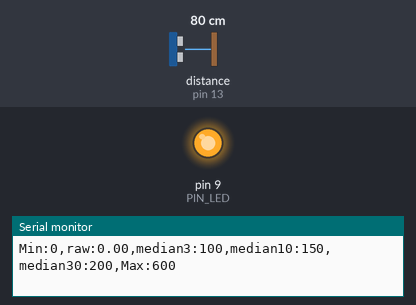
A sketch run on a simulated Arduino Uno, built with avr-gcc and run on an emulated ATmega328P. On the bench: output pins drawn as LEDs (lit = HIGH), the last lines printed to the serial monitor. Wiring (inferred from the names in the program): ultrasonic range finder: trigger pin 12; echo pin 13. The inputs (shaded band) are chosen by the test bench; at power-on: distance to the obstacle (sensor on pin 13) 80 cm. The echo pulse lasts 58.3 µs per cm; pins used as bus, display or sensor lines are not drawn.

Above: at 1.2 s.
1.3 s: distance to the obstacle (sensor on pin 13) set to 18 cm
At 2.5 s:
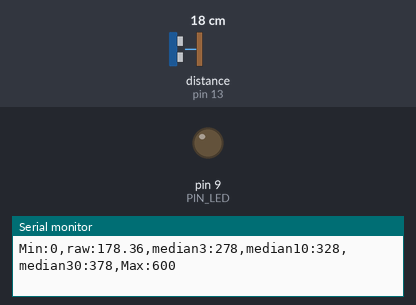
2.8 s: distance to the obstacle (sensor on pin 13) set to 2 cm
At 3.8 s:
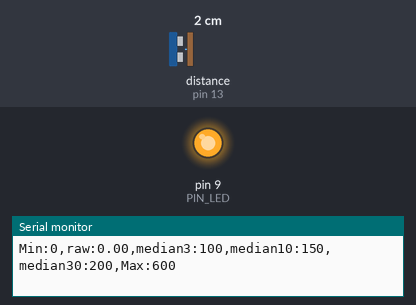
Timing chart, 0 to 5.8 s (numbered marks = the images above; inputs shaded):
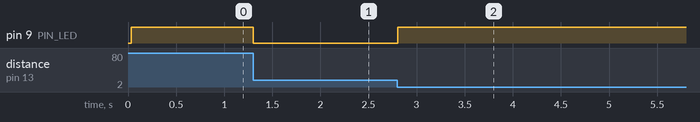

Measured:
- after the input at 1.3 s, pin 9 (PIN_LED): HIGH → LOW at once
- after the input at 2.8 s, pin 9 (PIN_LED): LOW → HIGH at once

The sketch:

09_example_1.ino
```cpp
// Arduino pin assignment
#define PIN_LED 9
#define PIN_TRIG 12
#define PIN_ECHO 13

// configurable parameters
#define SND_VEL 346.0 // sound velocity at 24 celsius degree (unit: m/s)
#define INTERVAL 25 // sampling interval (unit: ms)
#define _DIST_MIN 100 // minimum distance to be measured (unit: mm)
#define _DIST_MAX 300 // maximum distance to be measured (unit: mm)
#define _DIST_ALPHA 0.5 // EMA weight of new sample (range: 0 to 1). Setting this value to 1 effectively disables EMA filter.
#define M 3
#define N_MAX 30
int n_list[M]={3,10,30};

// global variables
float timeout; // unit: us
float dist_min, dist_max, dist_raw,first,memo[M]; // unit: mm
unsigned long last_sampling_time; // unit: ms
float scale; // used for pulse duration to distance conversion
float dist_list[N_MAX];
float sorted_dist[M][N_MAX];
int m,n,n_max,i;
float median;

void setup() {
// initialize GPIO pins
  pinMode(PIN_LED,OUTPUT);
  pinMode(PIN_TRIG,OUTPUT);
  digitalWrite(PIN_TRIG, LOW);
  pinMode(PIN_ECHO,INPUT);

// initialize USS related variables
  dist_min = _DIST_MIN;
  dist_max = _DIST_MAX;
  timeout = (INTERVAL / 2) * 1000.0; // precalculate pulseIn() timeout value. (unit: us)
  dist_raw = 0.0; // raw distance output from USS (unit: mm)
  scale = 0.001 * 0.5 * SND_VEL;
// initialize serial port
  Serial.begin(57600);

  m=M;
  n_max=N_MAX;
// initialize last sampling time
  last_sampling_time = 0;
  first = USS_measure(PIN_TRIG,PIN_ECHO);
  for (i=0; i<n-1; i++) {
    dist_list[i]= first;
  }
  for(int j=0;i<m;j++){
    n=n_list[j];
    for (i=0; i<n-1; i++) {
      sorted_dist[j][i]= first;
    }
  }
}

void loop() {
// wait until next sampling time.
// millis() returns the number of milliseconds since the program started. Will overflow after 50 days.
  if(millis() < last_sampling_time + INTERVAL) return;

  // get a distance reading from the USS
  dist_raw = USS_measure(PIN_TRIG,PIN_ECHO);
  dist_list[n_max-1]=dist_raw;

  // output the read value to the serial port
  Serial.print("Min:0,");
  Serial.print("raw:");
  Serial.print(dist_raw);
  Serial.print(",");


  for(int j=0;j<m;j++){
    n=n_list[j];
  for(i=0;i<n-1;i++){
    if(memo[j]==sorted_dist[j][i]){
      break;
    }
  }
  for(;i<n-1;i++){
    sorted_dist[j][i]=sorted_dist[j][i+1];
  }

  for(i=n-1;i>0;i--){
    if(sorted_dist[j][i-1]<=dist_raw){
      break;
    }
    sorted_dist[j][i]=sorted_dist[j][i-1];
  }
  sorted_dist[j][i]=dist_raw;

  if (n%2==0) {
    median = (sorted_dist[j][n/2-1] + sorted_dist[j][n/2])/2;
  }
  else {
    median = sorted_dist[j][n/2];
  }
  memo[j]=dist_list[n_max-n];


  Serial.print("median");
  Serial.print(n);
  Serial.print(":");
  Serial.print(map(median,0,400,100+50*j,500+50*j));
  Serial.print(",");
  }

  for (i=0; i<n-1; i++) {
    dist_list[i]=dist_list[i+1];
  }
  Serial.println("Max:600");

// turn on the LED if the distance is between dist_min and dist_max
  if(dist_raw < dist_min || dist_raw > dist_max) {
    analogWrite(PIN_LED, 255);
  }
  else {
    analogWrite(PIN_LED, 0);
  }

// update last sampling time
  last_sampling_time += INTERVAL;
}

// get a distance reading from USS. return value is in millimeter.
float USS_measure(int TRIG, int ECHO)
{
  float reading;
  digitalWrite(TRIG, HIGH);
  delayMicroseconds(10);
  digitalWrite(TRIG, LOW);
  reading = pulseIn(ECHO, HIGH, timeout) * scale; // unit: mm
  if(reading < dist_min || reading > dist_max) reading = 0; // return 0 when out of range.
  return reading;
}
```
